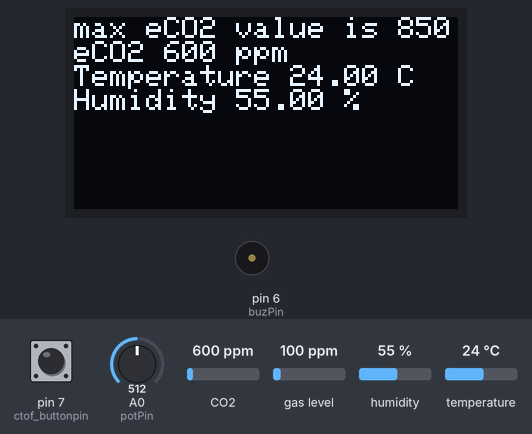
Recording of a sketch running on a simulated Arduino Uno, built with avr-gcc and run on an emulated ATmega328P. On the bench: 128×64 one-colour display, buzzer (waves = sounding). The test bench sets the inputs (shaded band); at power-on: pin 7 (ctof_buttonpin) HIGH, CO2 600 ppm, A0 (potPin) = 512, humidity 55 %, gas level 100 ppm, temperature 24 °C. What the sketch prints to the serial monitor is not drawn.

Above: at 7.3 s.
7.4 s: pin 7 (ctof_buttonpin) pulled LOW for 3.2 s
At 10.9 s:
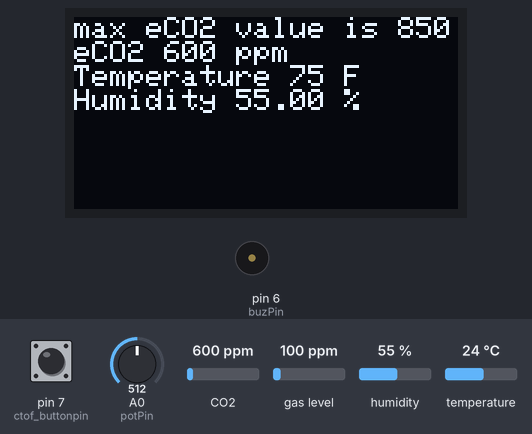
12.1 s: CO2 set to 833 ppm
At 13.3 s:
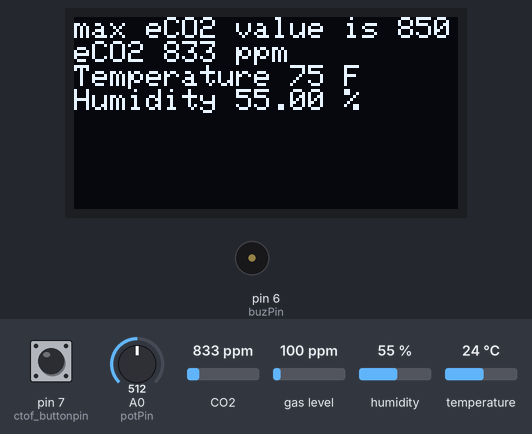
14.0 s: CO2 set to 886 ppm
At 15.0 s:
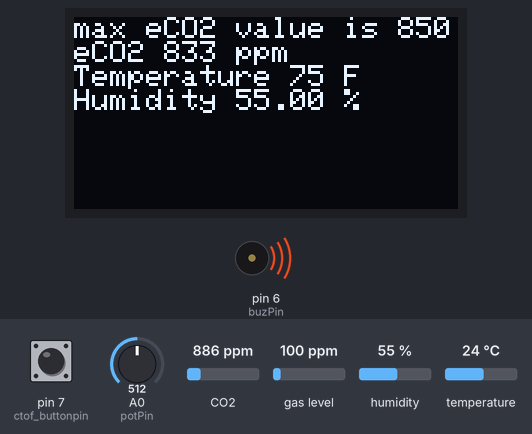
18.1 s: pin 7 (ctof_buttonpin) pulled LOW for 1.25 s
At 23.2 s:
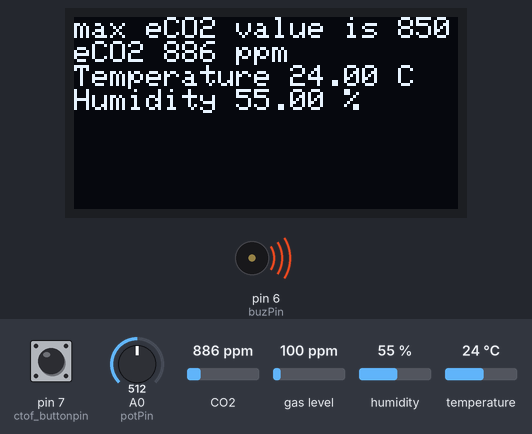
23.5 s: A0 (potPin) set to 716
At 26.3 s:
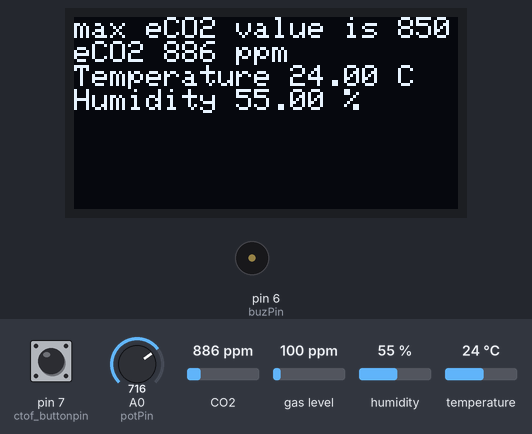
27.6 s: humidity set to 22 %
At 29.0 s:
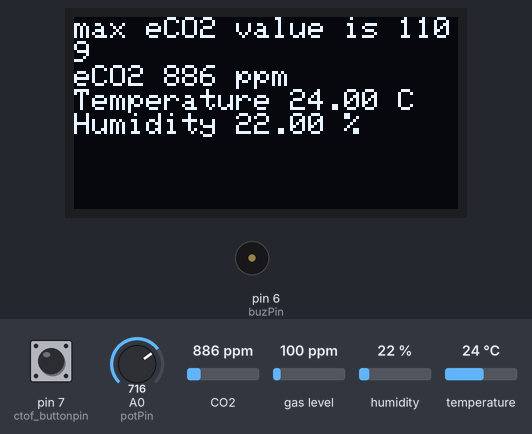
Timing chart, 0 to 30.4 s (numbered marks = the images above; inputs shaded):
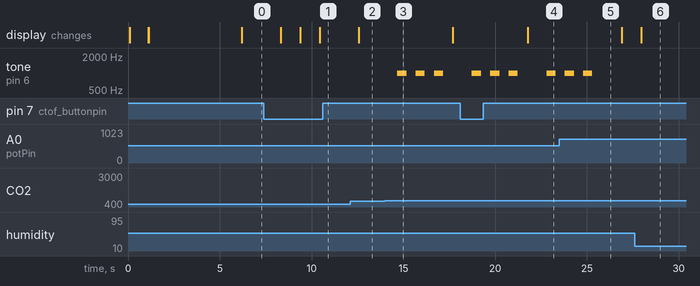

The sketch:

RSA_Project_Code.ino
```cpp
#include <Wire.h>
#include "Adafruit_SGP30.h"
#include <dht11.h>
#define DHT11PIN 5
#include <SPI.h>
#include <Adafruit_SSD1306.h>
#define potPin A0 //potentiometer pin
#define buzPin 6 //buzzer pin
#define SCREEN_WIDTH 128  // OLED display width, in pixels
#define SCREEN_HEIGHT 64  // OLED display height, in pixels
#define ctof_buttonpin 7 //button pin for converting c to f
// Declaration for SSD1306 display connected using software SPI (default case):
#define OLED_PICO 9
#define OLED_CLK 10
#define OLED_DC 11
#define OLED_CS 12
#define OLED_RESET 13
Adafruit_SSD1306 display(OLED_PICO, OLED_CLK, OLED_DC, OLED_RESET, OLED_CS);
dht11 DHT11;
Adafruit_SGP30 sgp;


/* return absolute humidity [mg/m^3] with approximation formula
* @param temperature [°C]
* @param humidity [%RH]
*/
uint32_t getAbsoluteHumidity(float temperature, float humidity) {
  // approximation formula from Sensirion SGP30 Driver Integration chapter 3.15
  const float absoluteHumidity = 216.7f * ((humidity / 100.0f) * 6.112f * exp((17.62f * temperature) / (243.12f + temperature)) / (273.15f + temperature));  // [g/m^3]
  const uint32_t absoluteHumidityScaled = static_cast<uint32_t>(1000.0f * absoluteHumidity);                                                                 // [mg/m^3]
  return absoluteHumidityScaled;
}

//variables for potentiometer
float max_ppm = 1500.0;
float min_ppm = 200.0;

void setup() {
  Serial.begin(115200);
  while (!Serial) { delay(10); }  // Wait for serial console to open!

  Serial.println("SGP30 test");

  if (!sgp.begin()) {
    Serial.println("Sensor not found :(");
    while (1)
      ;
  }

  Serial.print("Found SGP30 serial #");
  Serial.print(sgp.serialnumber[0], HEX);
  Serial.print(sgp.serialnumber[1], HEX);
  Serial.println(sgp.serialnumber[2], HEX);


  // Setting up the display
  display.begin(SSD1306_SWITCHCAPVCC);
  display.clearDisplay();  // clears the display
  display.display();       // Makes the changes appear
  display.setTextSize(1);  // Formatting the text
  display.setTextColor(WHITE);
  display.setCursor(0, 0);
  display.println("Booting up...");  //Prints the message
  display.display();
  delay(1000);  // Waits 1000 ms
  display.clearDisplay();
  display.display();  // Screen goes displays what was printed
  display.println("Remember that min CO2 safety is 200 ppm");
  display.display();
  delay(5000);
  display.clearDisplay();

  //potentiometer and buzzer pins setup
  pinMode(potPin, INPUT);
  pinMode(buzPin, OUTPUT);
  pinMode(ctof_buttonpin, INPUT_PULLUP);
}

int counter = 0;
int static potVoltage;
float conversion_factor = (1500.0-min_ppm)/1023.0;
int temperaturef = 0;
float temperaturec = 0;
int buttoncount = 1;


void loop() {
  if (digitalRead(ctof_buttonpin) == LOW){
  buttoncount++;
  }

  display.clearDisplay();
  display.setCursor(0, 0);
  potVoltage = analogRead(potPin);
  max_ppm = min_ppm + potVoltage * conversion_factor;
  display.print("max eCO2 value is ");
  display.println((int)max_ppm);
  Serial.print(max_ppm);


  int chk = DHT11.read(DHT11PIN);

  Serial.print("Humidity (%): ");
  Serial.println((float)DHT11.humidity, 2);

  Serial.print("Temperature  (C): ");
  Serial.println((float)DHT11.temperature, 2);

  // If you have a temperature / humidity sensor, you can set the absolute humidity to enable the humditiy compensation for the air quality signals
  //PRACTICE CODE
  float temperature = DHT11.temperature; // [°C]
  float humidity = DHT11.humidity; // [%RH]
  temperaturef = 32 + temperature*1.8;
  temperaturef = int(temperaturef);
  temperaturec = temperature;
  sgp.setHumidity(getAbsoluteHumidity(temperature, humidity));


  if (! sgp.IAQmeasure()) {
    Serial.println("Measurement failed");
    return;
  }
  Serial.print("TVOC "); Serial.print(sgp.TVOC); Serial.print(" ppb\t");
  Serial.print("eCO2 "); Serial.print(sgp.eCO2); Serial.println(" ppm");

  Serial.print("button count = ");
  Serial.println(buttoncount);
  //displays temperature, eCO2 content and humidity
  display.print("eCO2 "); display.print(sgp.eCO2); display.println(" ppm");
  if (buttoncount % 2 == 1) {
    display.print("Temperature "); display.print(temperaturec); display.println(" C");
  }
  else{
    display.print("Temperature "); display.print(temperaturef); display.println(" F");
  }
  display.print("Humidity "); display.print(humidity); display.println(" %");
  if (sgp.eCO2 < 200.0){
    for (int i=0; i<3; i++){
      tone(buzPin, 1000);
      delay(500);
      noTone(buzPin);
      delay(500);
    }
  }
  else{
    noTone(buzPin);
  }
  if (sgp.eCO2 > max_ppm){
    for (int i=0; i<3; i++){
      tone(buzPin, 1000);
      delay(500);
      noTone(buzPin);
      delay(500);
    }
  }
  else{
    noTone(buzPin);
  }
  if (! sgp.IAQmeasureRaw()) {
    Serial.println("Raw Measurement failed");
    return;
  }
  Serial.print("Raw H2 "); Serial.print(sgp.rawH2); Serial.print(" \t");
  Serial.print("Raw Ethanol "); Serial.print(sgp.rawEthanol); Serial.println("");
  display.display();
  delay(1000);
  /*
  counter++;
  if (counter == 30) {
    counter = 0;

    uint16_t TVOC_base, eCO2_base;
    if (! sgp.getIAQBaseline(&eCO2_base, &TVOC_base)) {
      Serial.println("Failed to get baseline readings");
      return;
    }
    Serial.print("****Baseline values: eCO2: 0x"); Serial.print(eCO2_base, HEX);
    Serial.print(" & TVOC: 0x"); Serial.println(TVOC_base, HEX);
    delay(5000);
  }
  */
}
```

Measured:
- the behaviour switches between 850 and 851 ppm on CO2 (found by bisection; images 2 and 3)
- after the input at 7.4 s, the display: changes after 0.93 s (image 1)
- after the input at 12.1 s, the display: changes after 0.48 s (image 2)
- after the input at 14.0 s, tone on pin 6 (buzPin): alternates 1000 Hz for 0.50 s and silent for 0.50 s, starting after 0.68 s
- after the input at 18.1 s, the display: changes after 3.7 s (image 4)
- after the input at 23.5 s, tone on pin 6 (buzPin): goes on until 25.3 s, then stays silent
- after the input at 27.6 s, the display: changes after 0.36 s (image 6)
